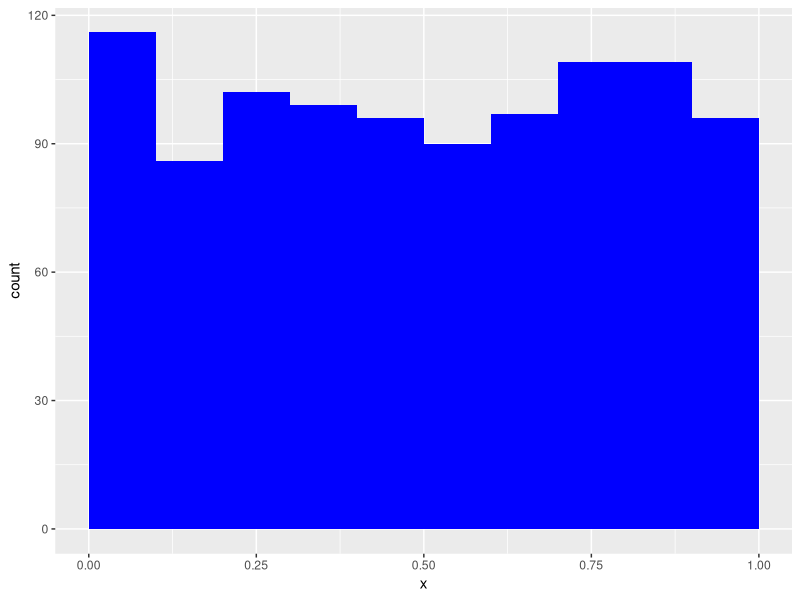
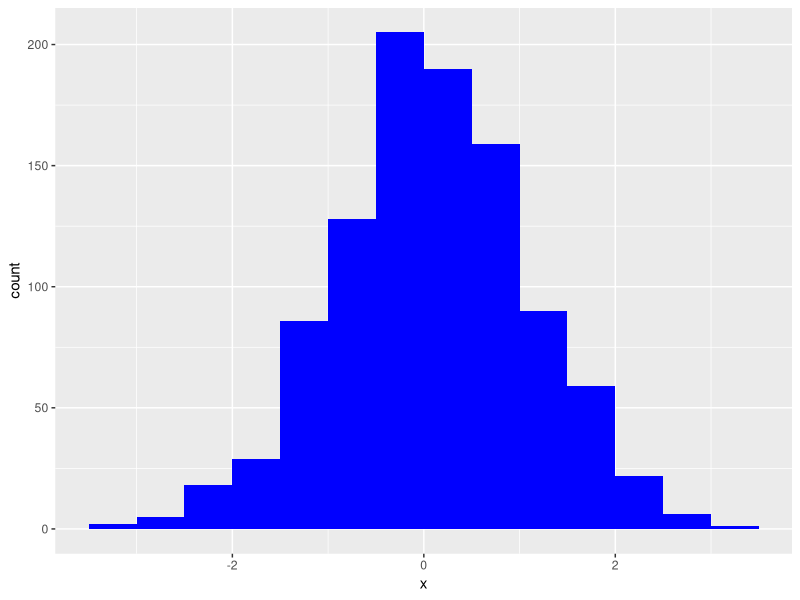

Here is the R script that generated these plots, in order:
## ---- chunk 1
library(ggplot2)
## ---- chunk 2
set.seed(5)

sample(x = 1:100, size = 5)
## ---- chunk 3
set.seed(5)

sample(x = 1:100, size = 5)
## ---- chunk 4
set.seed(23)

sample(x = 1:100, size = 5)
## ---- chunk 5
set.seed(500)

x <- runif(n = 1000, min = 0, max = 1)
head(x, n = 5)
## ---- chunk 6
ggplot(data.frame(x = x), mapping = aes(x = x)) +
  geom_histogram(binwidth = 0.1,
                 boundary = 0.0,
                 fill = "blue")
## ---- chunk 7
set.seed(21)

x <- rnorm(n = 1000, mean = 0, sd = 1)
head(x, n = 5)
## ---- chunk 8
ggplot(data.frame(x = x), mapping = aes(x = x)) +
  geom_histogram(binwidth = 0.5,
                 boundary = -3.5,
                 fill = "blue")
## ---- chunk 9
set.seed(64)

rbinom(n = 10, size = 1, prob = 0.7)
## ---- chunk 10
# set.seed(56)
my.probs <- seq(from = 0.95, to = 0.05, by = -0.1)

rbinom(n = 10, size = 1, prob = my.probs)
## ---- chunk 11
set.seed(57)

r <- runif(n = 1000, min = 0, max = 10)

true_probs <- exp(4 + (-1 * r)) / (1 + exp(4 + (-1 * r)))

y <- rbinom(n = 1000, size = 1, prob = true_probs)

sim.data <- data.frame(X = r, Y = y)
head(sim.data)
## ---- chunk 12
logreg <- glm(Y ~ X, data = sim.data, family = "binomial")
summary(logreg)
